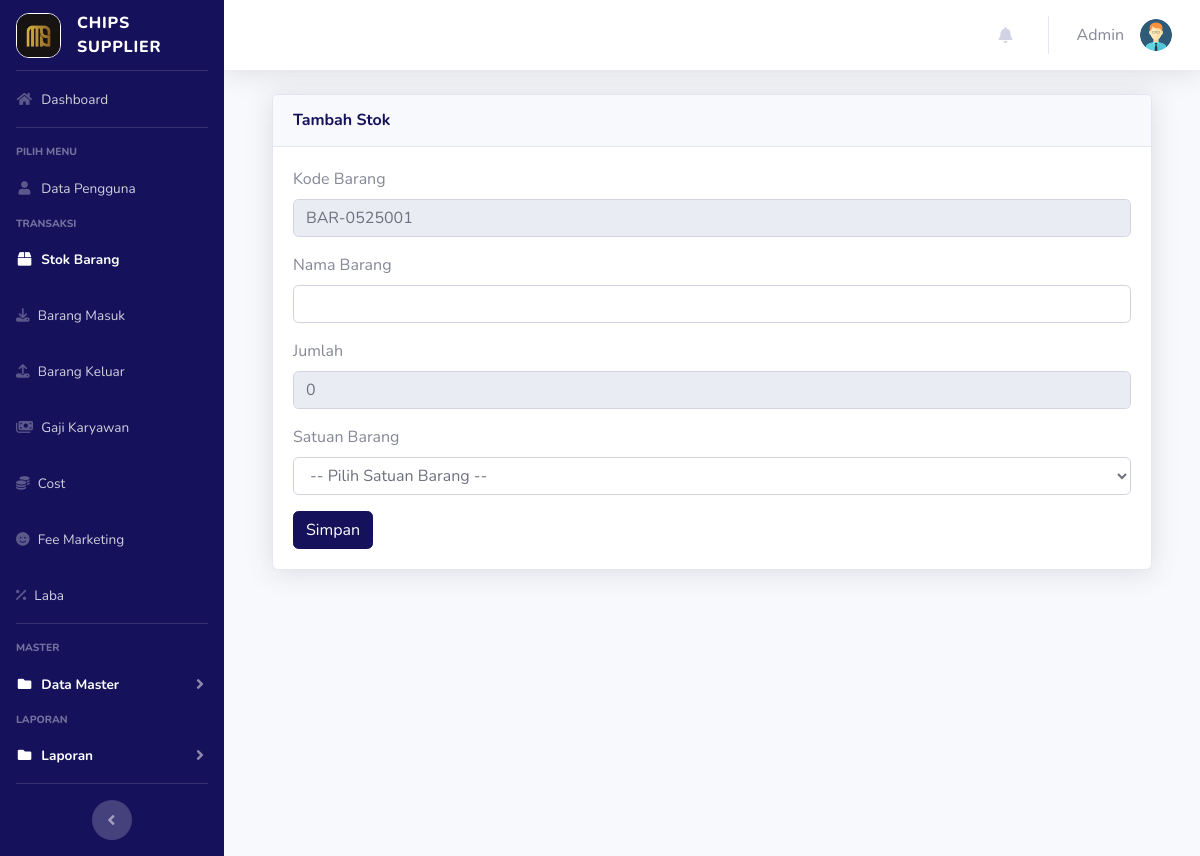
The app's page /index.php?page=gudang&aksi=tambahgudang (signed in) with its own data.
### tables this page shows
CREATE TABLE `users` (
  `id` int NOT NULL AUTO_INCREMENT,
  `nik` varchar(16) NOT NULL,
  `nama` varchar(100) NOT NULL,
  `alamat` varchar(200) DEFAULT NULL,
  `telepon` varchar(100) NOT NULL,
  `username` varchar(100) NOT NULL,
  `password` varchar(100) NOT NULL,
  `level` varchar(25) NOT NULL DEFAULT 'member',
  `foto` varchar(255) NOT NULL,
  `gaji` bigint DEFAULT NULL,
  PRIMARY KEY (`id`)
);

### page/gudang/tambahgudang.php (the view, shortened to what this page needs)
<?php
$koneksi = new mysqli("127.0.0.1", "root", "", "inventori");
$no = mysqli_query($koneksi, "select kode_barang from gudang order by kode_barang desc");
$kdbarang = mysqli_fetch_array($no);
$kode = $kdbarang['kode_barang'];
$urut = substr($kode, 8, 3);
$tambah = (int) $urut + 1;
$bulan = date("m");
$tahun = date("y");
if (strlen($tambah) == 1) {
	$format = "BAR-" . $bulan . $tahun . "00" . $tambah;
} else if (strlen($tambah) == 2) {
	$format = "BAR-" . $bulan . $tahun . "0" . $tambah;
} else {
	$format = "BAR-" . $bulan . $tahun . $tambah;
}
$jumlah = 0;
?>
<div class="container-fluid">
	<div class="card shadow mb-4">
		<div class="card-header py-3">
			<h6 class="m-0 font-weight-bold text-primary">Tambah Stok</h6>
		</div>
		<div class="card-body">
			<div class="table-responsive">
				<div class="body">
					<form method="POST" enctype="multipart/form-data">
						<label for="">Kode Barang</label>
						<div class="form-group">
							<div class="form-line">
								<input type="text" name="kode_barang" class="form-control" id="kode_barang" value="<?php echo $format; ?>" readonly />
							</div>
						</div>
						<label for="">Nama Barang</label>
						<div class="form-group">
							<div class="form-line">
								<input type="text" name="nama_barang" class="form-control" required />
							</div>
						</div>
						<label for="">Jumlah</label>
						<div class="form-group">
							<div class="form-line">
								<input type="text" name="jumlah" class="form-control" id="jumlah" value="<?php echo $jumlah; ?>" readonly />
							</div>
						</div>
						<label for="">Satuan Barang</label>
						<div class="form-group">
							<div class="form-line">
								<select name="satuan" class="form-control" required />
								<option value="">-- Pilih Satuan Barang --</option>
							</div>
						</div>
						<input type="submit" name="simpan" value="Simpan" class="btn btn-primary">
					</form>

### index.php (shortened to what this page needs)
<?php
$koneksi = new mysqli("127.0.0.1", "root", "", "inventori");
$current_page = isset($_GET['page']) ? $_GET['page'] : 'home';
?>
<!DOCTYPE html>
<html lang="en">
<head>
  <link rel="stylesheet" href="https://cdnjs.cloudflare.com/ajax/libs/font-awesome/6.7.2/css/all.min.css" />
  <link href="vendor/fontawesome-free/css/all.min.css" rel="stylesheet" type="text/css">
  <link href="css/sb-admin-2.min.css" rel="stylesheet">
  <link href="vendor/datatables/dataTables.bootstrap4.min.css" rel="stylesheet">
</head>
<body id="page-top">
  <div id="wrapper">
    <ul class="navbar-nav bg-primary sidebar sidebar-dark accordion" id="accordionSidebar">
      <a class="sidebar-brand d-flex align-items-center justify-content-center" href="index.php">
        <div class="sidebar-brand-icon">
          <img src="img/logo-mms.png" width="45px" style="border-radius: 13px; border: 1px solid white;" alt="">
        </div>
        <div class="sidebar-brand-text mx-3 text-left">Chips Supplier</div>
      </a>
      <hr class="sidebar-divider my-0">
      <?php
      if ($_SESSION['admin']) {
        $user = $_SESSION['admin'];
      }
      $sql = $koneksi->query("select * from users where id='$user'");
      $userData = $sql->fetch_assoc();
      ?>
      <li class="nav-item <?php echo ($current_page == 'home') ? 'active' : ''; ?>">
        <a class="nav-link" href="?page=home">
          <i class="fas fa-fw fa-home"></i>
          <span>Dashboard</span></a>
      </li>
      <hr class="sidebar-divider">
      <div class="sidebar-heading">
        Pilih Menu
      </div>
      <li class="nav-item <?php echo ($current_page == 'pengguna') ? 'active' : ''; ?>">
        <a class="nav-link" href="?page=pengguna">
          <i class="fas fa-fw fa-user"></i>
          <span>Data Pengguna</span></a>
      </li>
      <div class="sidebar-heading">
        Transaksi
      </div>
      <li class="nav-item <?php echo ($current_page == 'gudang') ? 'active' : ''; ?>">
        <a class="nav-link" href="?page=gudang">
          <i class="fas fa-fw fa-box"></i>
          <span>Stok Barang</span></a>
      </li>
      <li class="nav-item <?php echo ($current_page == 'barangmasuk') ? 'active' : ''; ?>">
        <a class="nav-link" href="?page=barangmasuk">
          <i class="fa-solid fa-download"></i>
          <span>Barang Masuk</span></a>
      </li>
      <li class="nav-item <?php echo ($current_page == 'barangkeluar') ? 'active' : ''; ?>">
        <a class="nav-link" href="?page=barangkeluar">
          <i class="fa-solid fa-upload"></i>
          <span>Barang Keluar</span></a>
      </li>
      <li class="nav-item <?php echo ($current_page == 'gajikaryawan') ? 'active' : ''; ?>">
        <a class="nav-link" href="?page=gajikaryawan">
          <i class="fa-solid fa-money-bills"></i>
          <span>Gaji Karyawan</span></a>
      </li>
      <li class="nav-item <?php echo ($current_page == 'cost') ? 'active' : ''; ?>">
        <a class="nav-link" href="?page=cost">
          <i class="fa-solid fa-coins"></i>
          <span>Cost</span></a>
      </li>
      <li class="nav-item <?php echo ($current_page == 'feemarketing') ? 'active' : ''; ?>">
        <a class="nav-link" href="?page=feemarketing">
          <i class="fa-solid fa-face-smile"></i>
          <span>Fee Marketing</span></a>
      </li>
      <li class="nav-item <?php echo ($current_page == 'laba') ? 'active' : ''; ?>">
        <a class="nav-link" href="?page=laba">
          <i class="fa-solid fa-percent"></i>
          <span>Laba</span></a>
      </li>
      <hr class="sidebar-divider">
      <div class="sidebar-heading">
        Master
      </div>
      <li class="nav-item active">
        <a class="nav-link collapsed" href="#" data-toggle="collapse" data-target="#collapseData" aria-expanded="true" aria-controls="collapseData">
          <i class="fas fa-fw fa-folder"></i>
          <span>Data Master</span>
        </a>
      </li>
      <div class="sidebar-heading">
        Laporan
      </div>
      <li class="nav-item active">
        <a class="nav-link collapsed" href="#" data-toggle="collapse" data-target="#collapseLaporan" aria-expanded="true" aria-controls="collapseLaporan">
          <i class="fas fa-fw fa-folder"></i>
          <span>Laporan</span>
        </a>
      </li>
      <hr class="sidebar-divider d-none d-md-block">
      <div class="text-center d-none d-md-inline">
        <button class="rounded-circle border-0" id="sidebarToggle"></button>
      </div>
    </ul>
    <div id="content-wrapper" class="d-flex flex-column">
      <div id="content">
        <nav class="navbar navbar-expand navbar-light bg-white topbar mb-4 static-top shadow">
          <ul class="navbar-nav ml-auto">
            <li class="nav-item dropdown no-arrow mx-1">
              <a class="nav-link dropdown-toggle" href="#" id="alertsDropdown" role="button"
                data-toggle="dropdown" aria-haspopup="true" aria-expanded="false">
                <i class="fas fa-bell fa-fw"></i>
              </a>
            </li>
            <li class="nav-item dropdown no-arrow">
              <a class="nav-link dropdown-toggle" href="#" id="userDropdown" role="button"
                data-toggle="dropdown" aria-haspopup="true" aria-expanded="false">
                <span class="mr-3 d-none d-lg-inline text-gray-600"><?php echo  $userData['nama']; ?></span>
                <img class="img-profile rounded-circle"
                  src="img/<?php echo $userData['foto'] ?>">
              </a>
            </li>
          </ul>
        </nav>
        <div class="container-fluid">
          <section class="content">
            <?php
            $page = $_GET['page'];
            $aksi = $_GET['aksi'];
            if ($page == "gudang") {
              if ($aksi == "tambahgudang") {
                include "page/gudang/tambahgudang.php";
              }
            }
            ?>
          </section>
        </div>
      </div>
    </div>
  </div>
</body>
</html>

### records on screen
users: nama "Admin", foto (picture)
